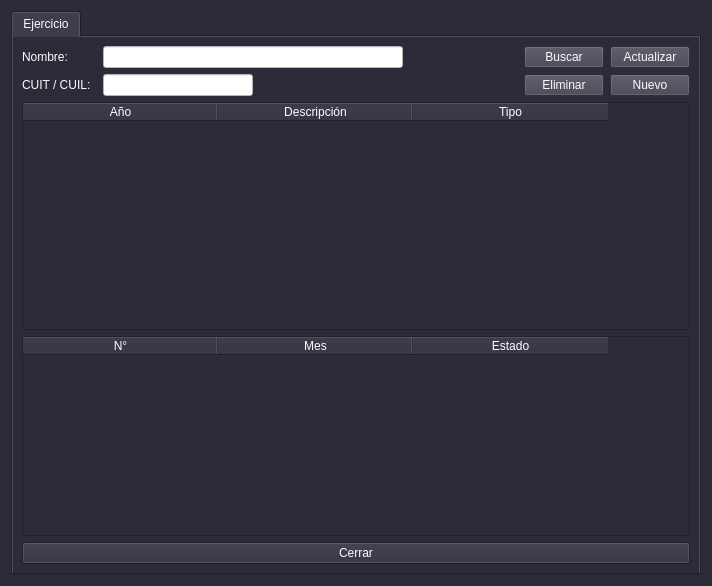
<?xml version="1.0" encoding="UTF-8"?>
<ui version="4.0">
 <class>form_ejercicio</class>
 <widget class="QWidget" name="form_ejercicio">
  <property name="geometry">
   <rect>
    <x>0</x>
    <y>0</y>
    <width>712</width>
    <height>586</height>
   </rect>
  </property>
  <property name="windowTitle">
   <string>Ejercicio</string>
  </property>
  <property name="styleSheet">
   <string notr="true">color: rgb(3, 3, 3);
background-color: rgb(44, 43, 58);
font: 10pt &quot;Liberation Sans&quot;;
color: rgb(252, 252, 252);
selection-background-color: rgb(155, 155, 185);</string>
  </property>
  <layout class="QGridLayout" name="gridLayout_2">
   <item row="0" column="0">
    <widget class="QTabWidget" name="tabWidget">
     <property name="styleSheet">
      <string notr="true">background-color: rgb(44, 43, 58);




</string>
     </property>
     <property name="currentIndex">
      <number>0</number>
     </property>
     <widget class="QWidget" name="tab">
      <attribute name="title">
       <string>Ejercicio</string>
      </attribute>
      <layout class="QGridLayout" name="gridLayout">
       <item row="2" column="0">
        <layout class="QVBoxLayout" name="verticalLayout_3">
         <item>
          <widget class="QTableWidget" name="tw_detalle_ejerc">
           <property name="styleSheet">
            <string notr="true">font: 12pt &quot;Liberation Sans&quot;;
</string>
           </property>
           <attribute name="horizontalHeaderDefaultSectionSize">
            <number>195</number>
           </attribute>
           <column>
            <property name="text">
             <string>N°</string>
            </property>
           </column>
           <column>
            <property name="text">
             <string>Mes</string>
            </property>
           </column>
           <column>
            <property name="text">
             <string>Estado</string>
            </property>
           </column>
          </widget>
         </item>
         <item>
          <widget class="QPushButton" name="btn_cerrar">
           <property name="text">
            <string>Cerrar</string>
           </property>
          </widget>
         </item>
        </layout>
       </item>
       <item row="0" column="0">
        <layout class="QHBoxLayout" name="horizontalLayout_5">
         <item>
          <layout class="QVBoxLayout" name="verticalLayout_2">
           <item>
            <layout class="QHBoxLayout" name="horizontalLayout">
             <item>
              <widget class="QLabel" name="label">
               <property name="minimumSize">
                <size>
                 <width>75</width>
                 <height>0</height>
                </size>
               </property>
               <property name="maximumSize">
                <size>
                 <width>75</width>
                 <height>16777215</height>
                </size>
               </property>
               <property name="text">
                <string>Nombre: </string>
               </property>
              </widget>
             </item>
             <item>
              <widget class="QLineEdit" name="ln_nombre">
               <property name="minimumSize">
                <size>
                 <width>300</width>
                 <height>0</height>
                </size>
               </property>
               <property name="maximumSize">
                <size>
                 <width>300</width>
                 <height>16777215</height>
                </size>
               </property>
               <property name="styleSheet">
                <string notr="true">
background-color: rgb(255, 255, 255);
color: rgb(0, 0, 0);
</string>
               </property>
              </widget>
             </item>
             <item>
              <spacer name="horizontalSpacer_2">
               <property name="orientation">
                <enum>Qt::Horizontal</enum>
               </property>
               <property name="sizeHint" stdset="0">
                <size>
                 <width>40</width>
                 <height>20</height>
                </size>
               </property>
              </spacer>
             </item>
            </layout>
           </item>
           <item>
            <layout class="QHBoxLayout" name="horizontalLayout_2">
             <item>
              <widget class="QLabel" name="label_2">
               <property name="minimumSize">
                <size>
                 <width>75</width>
                 <height>0</height>
                </size>
               </property>
               <property name="maximumSize">
                <size>
                 <width>75</width>
                 <height>16777215</height>
                </size>
               </property>
               <property name="text">
                <string>CUIT / CUIL: </string>
               </property>
              </widget>
             </item>
             <item>
              <widget class="QLineEdit" name="lne_cuit">
               <property name="minimumSize">
                <size>
                 <width>150</width>
                 <height>0</height>
                </size>
               </property>
               <property name="maximumSize">
                <size>
                 <width>150</width>
                 <height>16777215</height>
                </size>
               </property>
               <property name="styleSheet">
                <string notr="true">
background-color: rgb(255, 255, 255);
color: rgb(0, 0, 0);
</string>
               </property>
              </widget>
             </item>
             <item>
              <spacer name="horizontalSpacer">
               <property name="orientation">
                <enum>Qt::Horizontal</enum>
               </property>
               <property name="sizeHint" stdset="0">
                <size>
                 <width>40</width>
                 <height>20</height>
                </size>
               </property>
              </spacer>
             </item>
            </layout>
           </item>
          </layout>
         </item>
         <item>
          <layout class="QVBoxLayout" name="verticalLayout">
           <item>
            <layout class="QHBoxLayout" name="horizontalLayout_3">
             <item>
              <widget class="QPushButton" name="btn_buscar">
               <property name="styleSheet">
                <string notr="true">background-color: rgb(64, 63, 78);</string>
               </property>
               <property name="text">
                <string>Buscar</string>
               </property>
              </widget>
             </item>
             <item>
              <widget class="QPushButton" name="btn_actualizar">
               <property name="styleSheet">
                <string notr="true">background-color: rgb(64, 63, 78);</string>
               </property>
               <property name="text">
                <string>Actualizar</string>
               </property>
              </widget>
             </item>
            </layout>
           </item>
           <item>
            <layout class="QHBoxLayout" name="horizontalLayout_4">
             <item>
              <widget class="QPushButton" name="btn_eliminar">
               <property name="styleSheet">
                <string notr="true">background-color: rgb(64, 63, 78);</string>
               </property>
               <property name="text">
                <string>Eliminar</string>
               </property>
              </widget>
             </item>
             <item>
              <widget class="QPushButton" name="btn_nuevo">
               <property name="styleSheet">
                <string notr="true">background-color: rgb(64, 63, 78);</string>
               </property>
               <property name="text">
                <string>Nuevo</string>
               </property>
              </widget>
             </item>
            </layout>
           </item>
          </layout>
         </item>
        </layout>
       </item>
       <item row="1" column="0">
        <widget class="QTableWidget" name="tw_ejercicio">
         <property name="styleSheet">
          <string notr="true">font: 12pt &quot;Liberation Sans&quot;;
</string>
         </property>
         <attribute name="horizontalHeaderDefaultSectionSize">
          <number>195</number>
         </attribute>
         <column>
          <property name="text">
           <string>Año</string>
          </property>
         </column>
         <column>
          <property name="text">
           <string>Descripción</string>
          </property>
         </column>
         <column>
          <property name="text">
           <string>Tipo</string>
          </property>
         </column>
        </widget>
       </item>
      </layout>
     </widget>
    </widget>
   </item>
  </layout>
 </widget>
 <tabstops>
  <tabstop>tabWidget</tabstop>
  <tabstop>ln_nombre</tabstop>
  <tabstop>lne_cuit</tabstop>
  <tabstop>btn_buscar</tabstop>
  <tabstop>btn_actualizar</tabstop>
  <tabstop>btn_eliminar</tabstop>
  <tabstop>btn_nuevo</tabstop>
  <tabstop>tw_ejercicio</tabstop>
  <tabstop>tw_detalle_ejerc</tabstop>
  <tabstop>btn_cerrar</tabstop>
 </tabstops>
 <resources/>
 <connections/>
</ui>
